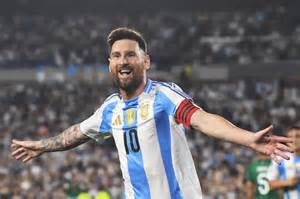
#> input picture nopbailab/messi5.jpg, 300 x 199 px
$ python lab1.py
#> lines starting #> are read from the running program, lines starting #| are printed output that depends on the picture; after the words box and inside, x2 and y2 are one past the last pixel; in counts of white or black regions, pixels touching at a corner belong together
import cv2 as cv
import numpy as np
from matplotlib import pyplot as plt

# Đọc ảnh
img = cv.imread('messi5.jpg')
#> img is the input picture: shape (199, 300, 3); mean B, G, R 106.6, 103.8, 106.5

# Kiểm tra ảnh
if img is None:
    print("Không đọc được ảnh")
    exit()

# =========================
# Truy cập pixel
# =========================
px = img[100, 100]
#> px = [101, 103, 111]
print("Pixel:", px)
#| Pixel: [101 103 111]

blue = img[100, 100, 0]
#> blue = 101
print("Blue:", blue)
#| Blue: 101

# Sửa pixel
img[100, 100] = [255, 255, 255]
#> img: shape (199, 300, 3); under 0.01% of pixels changed, all inside (x1, y1, x2, y2) = (100, 100, 101, 101)

# =========================
# Thuộc tính ảnh
# =========================
print("Shape:", img.shape)
#| Shape: (199, 300, 3)
print("Size:", img.size)
#| Size: 179100
print("Datatype:", img.dtype)
#| Datatype: uint8

# =========================
# ROI
# =========================
ball = img[50:120, 50:120]
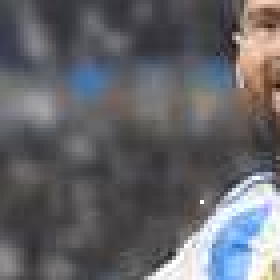
#> ball: shape (70, 70, 3) (shown 4 times larger); mean B, G, R 104.8, 100.6, 100.7
img[120:190, 150:220] = ball
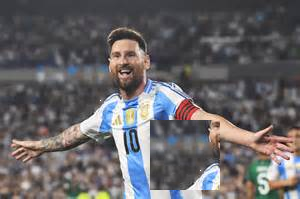
#> img: shape (199, 300, 3); mean B, G, R 101.9, 99.7, 102.4

# =========================
# Tách kênh
# =========================
b, g, r = cv.split(img)
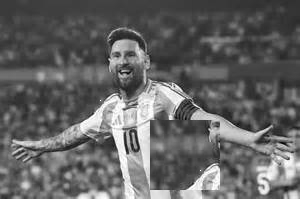
#> g: shape (199, 300); min 4, max 255, mean 99.7
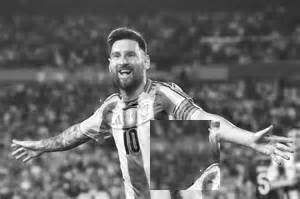
#> r: shape (199, 300); min 0, max 255, mean 102.4

# =========================
# Border
# =========================
BLUE = [255, 0, 0]

replicate = cv.copyMakeBorder(
    img,
    10,10,10,10,
    cv.BORDER_REPLICATE
)

reflect = cv.copyMakeBorder(
    img,
    10,10,10,10,
    cv.BORDER_REFLECT
)

reflect101 = cv.copyMakeBorder(
    img,
    10,10,10,10,
    cv.BORDER_REFLECT_101
)

wrap = cv.copyMakeBorder(
    img,
    10,10,10,10,
    cv.BORDER_WRAP
)
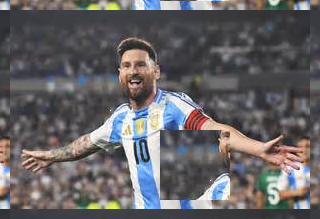
#> wrap: shape (219, 320, 3); mean B, G, R 101.2, 99.2, 101.7

constant = cv.copyMakeBorder(
    img,
    10,10,10,10,
    cv.BORDER_CONSTANT,
    value=BLUE
)
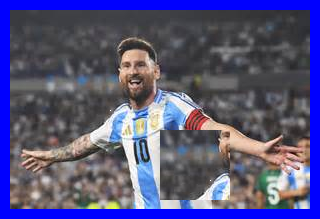
#> constant: shape (219, 320, 3); mean B, G, R 124.6, 84.9, 87.3

# =========================
# Hiển thị
# =========================
plt.subplot(231)
plt.imshow(cv.cvtColor(img, cv.COLOR_BGR2RGB))
plt.title("ORIGINAL")

plt.subplot(232)
plt.imshow(cv.cvtColor(replicate, cv.COLOR_BGR2RGB))
plt.title("REPLICATE")

plt.subplot(233)
plt.imshow(cv.cvtColor(reflect, cv.COLOR_BGR2RGB))
plt.title("REFLECT")

plt.subplot(234)
plt.imshow(cv.cvtColor(reflect101, cv.COLOR_BGR2RGB))
plt.title("REFLECT_101")

plt.subplot(235)
plt.imshow(cv.cvtColor(wrap, cv.COLOR_BGR2RGB))
plt.title("WRAP")

plt.subplot(236)
plt.imshow(cv.cvtColor(constant, cv.COLOR_BGR2RGB))
plt.title("CONSTANT")

plt.show()
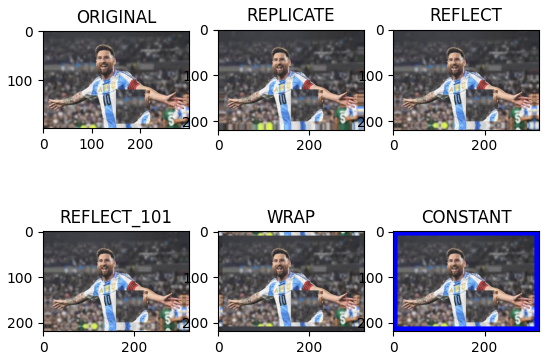
#> figure drawn by matplotlib, 6 panels
